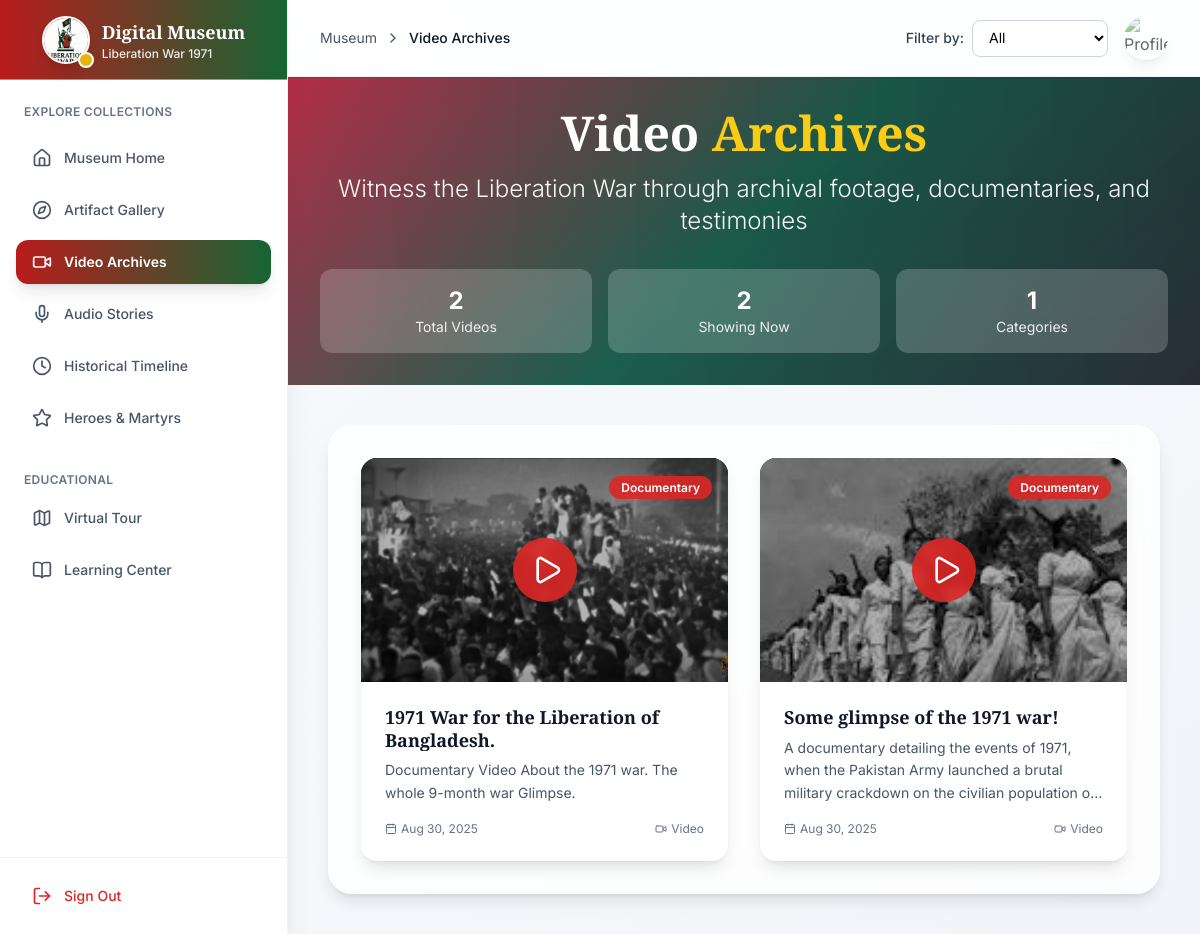
/video_gallery.php (signed in), run on the app's committed database.
### tables this page shows
CREATE TABLE `media` (
  `media_id` int(11) NOT NULL,
  `title` varchar(255) NOT NULL,
  `description` text DEFAULT NULL,
  `media_type` enum('video','audio') NOT NULL,
  `category` enum('Documentary','War Footage','Post-War','Interview','Speech','Other') DEFAULT NULL,
  `file_url` varchar(255) NOT NULL,
  `thumbnail_url` varchar(255) DEFAULT NULL,
  `uploaded_by_user_id` int(11) DEFAULT NULL,
  `created_at` timestamp NOT NULL DEFAULT current_timestamp()
);

### video_gallery.php (the view, shortened to what this page needs)
<?php
$baseURL = "http://localhost/MUSEUM/";
$fullName = $_SESSION['full_name'] ?? 'Visitor';
$profilePhotoUrl = $_SESSION['profile_photo_url'] ?? null;
$userInitials = '';
if (!empty($fullName)) {
    $parts = explode(' ', $fullName);
    $userInitials = strtoupper(substr($parts[0], 0, 1) . (count($parts) > 1 ? substr(end($parts), 0, 1) : ''));
}
$host = "localhost";
$username = "root";
$password = "";
$database = "museum";
$conn = new mysqli($host, $username, $password, $database);
$selectedCategory = $_GET['category'] ?? 'All';
$categories = ['All'];
$categoryQuery = "SELECT DISTINCT category FROM media WHERE media_type = 'video' AND category IS NOT NULL ORDER BY category ASC";
$categoryResult = $conn->query($categoryQuery);
if ($categoryResult && $categoryResult->num_rows > 0) {
    while ($row = $categoryResult->fetch_assoc()) {
        $categories[] = $row['category'];
    }
}
$videoWhere = "media_type = 'video'";
$videos = [];
$videoQuery = "SELECT * FROM media WHERE $videoWhere ORDER BY created_at DESC";
$videoResult = $conn->query($videoQuery);
if ($videoResult && $videoResult->num_rows > 0) {
    while ($row = $videoResult->fetch_assoc()) {
        $videos[] = $row;
    }
}
$totalVideos = count($videos);
$allVideosQuery = "SELECT COUNT(*) as total FROM media WHERE media_type = 'video'";
$allVideosResult = $conn->query($allVideosQuery);
$allVideosCount = 0;
if ($allVideosResult) {
    $allVideosCount = $allVideosResult->fetch_assoc()['total'];
}
?>
<!DOCTYPE html>
<html lang="en">
<head>
    <script src="https://cdn.tailwindcss.com"></script>
    <link rel="stylesheet" href="https://unpkg.com/aos@next/dist/aos.css" />
</head>
<body class="min-h-screen bg-gradient-to-br from-slate-50 to-slate-100 font-sans">
    <a href="#main-content" class="sr-only focus:not-sr-only fixed top-4 left-4 z-50 bg-red-600 text-white px-4 py-2 rounded-md focus:outline-none">Skip to main content</a>
    <aside class="w-72 bg-white/95 backdrop-blur-lg border-r border-slate-200/50 flex-col h-screen fixed hidden lg:flex shadow-xl">
        <div class="h-20 flex items-center justify-center px-6 border-b border-slate-200/50 bg-gradient-to-r from-red-700 to-green-800">
            <div class="flex items-center space-x-3">
                <div class="relative">
                    <img src="images/logo.png" alt="Liberation War Museum Logo" class="h-12 w-12 object-cover rounded-full border-2 border-white shadow-lg">
                    <div class="absolute -bottom-1 -right-1 w-4 h-4 bg-yellow-500 rounded-full border-2 border-white"></div>
                </div>
                <div class="text-left text-white">
                    <h1 class="text-lg font-bold font-serif">Digital Museum</h1>
                    <p class="text-xs opacity-90 font-medium">Liberation War 1971</p>
                </div>
            </div>
        </div>
        <nav class="flex-1 px-4 py-6 space-y-2">
            <div class="text-xs uppercase tracking-wide text-slate-500 font-semibold mb-4 px-2">Explore Collections</div>
            <a href="visitor_dashboard.php" class="text-slate-600 hover:bg-gradient-to-r hover:from-red-50 hover:to-green-50 hover:text-red-600 flex items-center px-4 py-3 text-sm font-medium rounded-xl transition-all duration-300 hover:translate-x-1">
                <i data-lucide="home" class="w-5 h-5 mr-3"></i> Museum Home
            </a>
            <a href="explore_museum.php" class="text-slate-600 hover:bg-gradient-to-r hover:from-red-50 hover:to-green-50 hover:text-red-600 flex items-center px-4 py-3 text-sm font-medium rounded-xl transition-all duration-300 hover:translate-x-1">
                <i data-lucide="compass" class="w-5 h-5 mr-3"></i> Artifact Gallery
            </a>
            <a href="#" class="bg-gradient-to-r from-red-700 to-green-800 text-white flex items-center px-4 py-3 text-sm font-semibold rounded-xl shadow-lg">
                <i data-lucide="video" class="w-5 h-5 mr-3"></i> Video Archives
            </a>
            <a href="audio_archives.php" class="text-slate-600 hover:bg-gradient-to-r hover:from-red-50 hover:to-green-50 hover:text-red-600 flex items-center px-4 py-3 text-sm font-medium rounded-xl transition-all duration-300 hover:translate-x-1">
                <i data-lucide="mic" class="w-5 h-5 mr-3"></i> Audio Stories
            </a>
            <a href="timeline.php" class="text-slate-600 hover:bg-gradient-to-r hover:from-red-50 hover:to-green-50 hover:text-red-600 flex items-center px-4 py-3 text-sm font-medium rounded-xl transition-all duration-300 hover:translate-x-1">
                <i data-lucide="clock" class="w-5 h-5 mr-3"></i> Historical Timeline
            </a>
            <a href="heroes.php" class="text-slate-600 hover:bg-gradient-to-r hover:from-red-50 hover:to-green-50 hover:text-red-600 flex items-center px-4 py-3 text-sm font-medium rounded-xl transition-all duration-300 hover:translate-x-1">
                <i data-lucide="star" class="w-5 h-5 mr-3"></i> Heroes & Martyrs
            </a>
            <div class="text-xs uppercase tracking-wide text-slate-500 font-semibold mb-4 px-2 pt-6">Educational</div>
            <a href="virtual_tour.php" class="text-slate-600 hover:bg-gradient-to-r hover:from-red-50 hover:to-green-50 hover:text-red-600 flex items-center px-4 py-3 text-sm font-medium rounded-xl transition-all duration-300 hover:translate-x-1">
                <i data-lucide="map" class="w-5 h-5 mr-3"></i> Virtual Tour
            </a>
            <a href="learning.php" class="text-slate-600 hover:bg-gradient-to-r hover:from-red-50 hover:to-green-50 hover:text-red-600 flex items-center px-4 py-3 text-sm font-medium rounded-xl transition-all duration-300 hover:translate-x-1">
                <i data-lucide="book-open" class="w-5 h-5 mr-3"></i> Learning Center
            </a>
        </nav>
        <div class="mt-auto px-4 py-4 border-t border-slate-200/50">
            <a href="logout.php" class="text-red-600 hover:bg-red-50 flex items-center px-4 py-3 text-sm font-medium rounded-xl transition-all duration-300">
                <i data-lucide="log-out" class="w-5 h-5 mr-3"></i> Sign Out
            </a>
        </div>
    </aside>
    <main id="main-content" class="flex-1 lg:ml-72">
        <header class="bg-white/90 backdrop-blur-lg border-b border-slate-200/50 sticky top-0 z-40 shadow-sm">
            <div class="flex items-center justify-between px-6 lg:px-8 py-4">
                <div class="flex items-center space-x-4">
                    <nav class="flex items-center space-x-2 text-sm text-slate-600">
                        <a href="visitor_dashboard.php" class="hover:text-red-600 transition-colors">Museum</a>
                        <i data-lucide="chevron-right" class="w-4 h-4"></i>
                        <span class="text-slate-900 font-medium">Video Archives</span>
                    </nav>
                </div>
                <div class="flex items-center space-x-4">
                    <form method="GET" class="flex items-center space-x-2">
                        <label for="category" class="text-sm font-medium text-slate-700">Filter by:</label>
                        <select name="category" id="category" onchange="this.form.submit()"
                                class="border border-slate-300 rounded-lg px-3 py-2 text-sm focus:outline-none focus:ring-2 focus:ring-red-500/20 focus:border-red-500 bg-white">
                            <?php foreach ($categories as $category): ?>
                                <option value="<?php echo htmlspecialchars($category); ?>" <?php echo $selectedCategory === $category ? 'selected' : ''; ?>>
                                    <?php echo htmlspecialchars($category); ?>
                                </option>
                            <?php endforeach; ?>
                        </select>
                    </form>
                    <?php if ($profilePhotoUrl && file_exists($profilePhotoUrl)): ?>
                        <img src="<?php echo $baseURL . htmlspecialchars($profilePhotoUrl); ?>"
                             alt="Profile photo"
                             class="w-11 h-11 rounded-full object-cover border-3 border-yellow-500 shadow-lg">
                    <?php else: ?>
                        <div class="w-11 h-11 bg-gradient-to-br from-red-600 to-green-600 rounded-full flex items-center justify-center shadow-lg">
                            <span class="text-sm font-bold text-white"><?php echo htmlspecialchars($userInitials); ?></span>
                        </div>
                    <?php endif; ?>
                </div>
            </div>
        </header>
        <section class="bg-gradient-to-r from-red-700 via-green-700 to-slate-800 text-white p-8 relative overflow-hidden" style="background-image: linear-gradient(135deg, rgba(220, 20, 60, 0.85) 0%, rgba(0, 106, 78, 0.85) 50%, rgba(45, 55, 72, 0.9) 100%); background-size: cover;">
            <div class="absolute inset-0 bg-gradient-to-r from-black/20 to-black/40"></div>
            <div class="relative z-10 max-w-4xl mx-auto text-center" data-aos="fade-up">
                <h1 class="text-4xl md:text-5xl font-bold font-serif mb-4">
                    Video <span class="text-yellow-400">Archives</span>
                </h1>
                <p class="text-xl md:text-2xl mb-6 opacity-95 font-light leading-relaxed">
                    Witness the Liberation War through archival footage, documentaries, and testimonies
                </p>
                <div class="grid grid-cols-2 md:grid-cols-3 gap-4 mt-8">
                    <div class="bg-white/20 backdrop-blur-lg rounded-xl p-4 text-center">
                        <div class="text-2xl font-bold"><?php echo number_format($allVideosCount); ?></div>
                        <div class="text-sm opacity-90">Total Videos</div>
                    </div>
                    <div class="bg-white/20 backdrop-blur-lg rounded-xl p-4 text-center">
                        <div class="text-2xl font-bold"><?php echo number_format($totalVideos); ?></div>
                        <div class="text-sm opacity-90">Showing Now</div>
                    </div>
                    <div class="bg-white/20 backdrop-blur-lg rounded-xl p-4 text-center md:col-span-1 col-span-2">
                        <div class="text-2xl font-bold"><?php echo count($categories) - 1; ?></div>
                        <div class="text-sm opacity-90">Categories</div>
                    </div>
                </div>
            </div>
        </section>
        <div class="p-6 lg:p-10">
            <section class="bg-white/80 backdrop-blur-lg rounded-3xl p-8 shadow-lg border border-white/20" data-aos="fade-up">
                <?php if (!empty($videos)): ?>
                    <div class="grid grid-cols-1 md:grid-cols-2 xl:grid-cols-3 gap-8">
                        <?php foreach ($videos as $index => $video): ?>
                        <article class="bg-white rounded-2xl overflow-hidden shadow-lg hover:shadow-2xl transition-all duration-500 hover:-translate-y-2 group" data-aos="zoom-in" data-aos-delay="<?php echo $index * 100; ?>">
                            <div class="relative h-56 bg-slate-900">
                                <div class="absolute inset-0 bg-black/30 flex items-center justify-center cursor-pointer video-overlay" data-video-url="<?php echo $baseURL . htmlspecialchars($video['file_url']); ?>">
                                    <div class="w-16 h-16 bg-red-600/90 backdrop-blur-sm rounded-full flex items-center justify-center hover:scale-110 transition-transform duration-300">
                                        <i data-lucide="play" class="w-8 h-8 text-white ml-1"></i>
                                    </div>
                                </div>
                                <?php if ($video['category']): ?>
                                <div class="absolute top-4 right-4">
                                    <span class="bg-red-600/90 text-white text-xs px-3 py-1 rounded-full font-semibold">
                                        <?php echo htmlspecialchars($video['category']); ?>
                                    </span>
                                </div>
                                <?php endif; ?>
                            </div>
                            <div class="p-6">
                                <h3 class="font-bold text-slate-900 mb-2 text-lg line-clamp-2 font-serif leading-tight">
                                    <?php echo htmlspecialchars($video['title']); ?>
                                </h3>
                                <p class="text-slate-600 text-sm mb-4 line-clamp-3 leading-relaxed">
                                    <?php echo htmlspecialchars($video['description'] ?: 'A significant video from our liberation war archives...'); ?>
                                </p>
                                <div class="flex items-center justify-between text-xs text-slate-500">
                                    <span class="flex items-center">
                                        <i data-lucide="calendar" class="w-3 h-3 mr-1"></i>
                                        <?php echo date('M j, Y', strtotime($video['created_at'])); ?>
                                    </span>
                                    <span class="flex items-center">
                                        <i data-lucide="video" class="w-3 h-3 mr-1"></i>
                                        Video
                                    </span>
                                </div>
                            </div>
                        </article>
                        <?php endforeach; ?>
                    </div>
                <?php endif; ?>
            </section>
        </div>
    </main>
</body>
</html>

### data on the page
media: category "Documentary", title "1971 War for the Liberation of Bangladesh.", description "Documentary Video About the 1971 war. The whole 9-month war Glimpse.", created_at "Aug 30, 2025"
media: category "Documentary", title "Some glimpse of the 1971 war!", description "A documentary detailing the events of 1971, when the Pakistan Army launched a brutal military crackdown on the civilian population…", created_at "Aug 30, 2025"

### other printed values
$allVideosCount "2"
$totalVideos "2"
count($categories) - 1 "1"
form field category "All"
